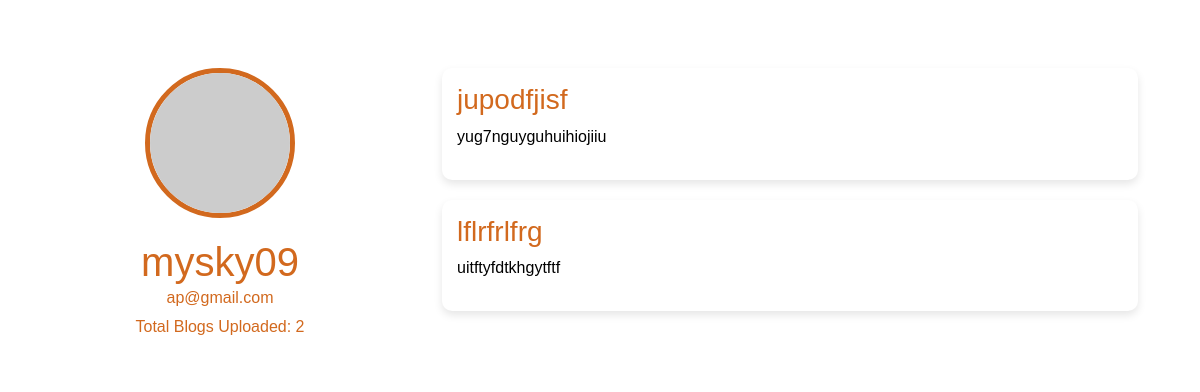
/mysky09/ (signed in), run on an earlier commit of the app's database.
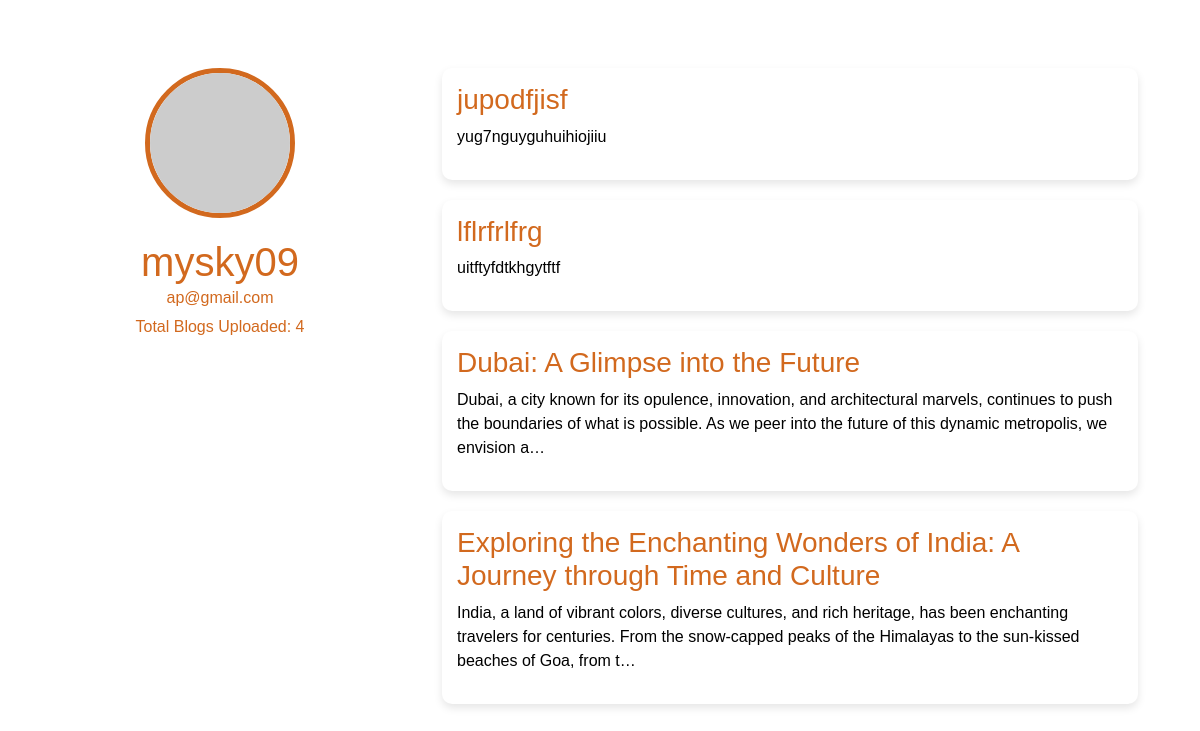
And on a later commit of the database.
### myapp/models.py (models this page shows)
class UserBlogs(models.Model):
    blog_id = models.AutoField(primary_key=True)
    Title = models.CharField(max_length=200)
    BlogImages = models.ImageField(upload_to='blogimages/')
    BlogContent = models.TextField()
    author = models.ForeignKey(User, on_delete=models.CASCADE)
    created_at = models.DateTimeField(auto_now_add=True)
    class Meta:
        db_table = 'AllBlogs'

### myapp/views.py (the view)
# urls.py: path('<str:username>/', views.UserProfile, name='profile'),
@login_required
def UserProfile(request, username):
    user = request.user
    user = get_object_or_404(User, username=username)
    blogs = UserBlogs.objects.filter(author=user)
    blog_count = UserBlogs.objects.filter(author=user).count()
    return render(request, 'profile.html', {'blogs':blogs ,'blog_count':blog_count , 'user':user})

### myapp/templates/profile.html (shortened to what this page needs)
<!DOCTYPE html>
<html lang="en">
<head>
    <link href="https://cdn.jsdelivr.net/npm/bootstrap@5.3.0-alpha1/dist/css/bootstrap.min.css" rel="stylesheet"
>
</head>
<body>
    <div class="container py-5">
        <div class="row">
            <div class="col-lg-4">
                <div class="profile-header">
                    <img src="https://via.placeholder.com/150" alt="Profile Picture" class="profile-pic">
                    <div class="profile-info">
                        <h1>{{ user.username }}</h1>
                        <p>{{ user.email }}</p>
                        <p class="stat-label">Total Blogs Uploaded: {{ blog_count }}</p>
                    </div>
                </div>
            </div>
            <div class="col-lg-8">
                <div class="blog-list">
                    {% for blog in blogs %}
                        <a href="{% url 'viewblog' blog_id=blog.blog_id %}">
                            <div class="blog-item" >
                                <h3>{{ blog.Title }}</h3>
                                <p>{{ blog.BlogContent|truncatechars_html:200 }}</p>
                            </div>
                        </a>
                    {% endfor %}
                </div>
            </div>
        </div>
    </div>
</body>
</html>

### myapp/templates/profile.html (style rules this page uses)
body { font-family: 'Poppins', sans-serif; background-color: #ffffff; color: #000000; margin: 0; padding: 0; }
.profile-header { background-color: #ffffff; color: #D2691E; padding: 20px; text-align: center; }
.profile-pic { width: 150px; height: 150px; border-radius: 50%; object-fit: cover; border: 5px solid #D2691E; }
.profile-info { margin-top: 20px; text-align: center; }
.profile-info h1 { margin-bottom: 0; }
.profile-info p { margin-bottom: 5px; }
.blog-list { padding: 20px; }
a { text-decoration: none; }
.blog-list .blog-item { background-color: #ffffff; border-radius: 10px; padding: 15px; margin-bottom: 20px; box-shadow: 0 4px 8px rgba(0, 0, 0, 0.1); }
.blog-list .blog-item h3 { margin-top: 0; color: #D2691E; }
.blog-list .blog-item p { color: #000000; }

What changed in the data, as far as the page shows it:
added UserBlogs: Title "Dubai: A Glimpse into the Future", BlogContent "Dubai, a city known for its opulence, innovation, and architectural marvels, continues to push the boundaries of what is possible. As we peer into the future of this dynamic metropolis, we envision a…"
added UserBlogs: Title "Exploring the Enchanting Wonders of India: A Journey through Time and Culture", BlogContent "India, a land of vibrant colors, diverse cultures, and rich heritage, has been enchanting travelers for centuries. From the snow-capped peaks of the Himalayas to the sun-kissed beaches of Goa, from t…"
Also different on the page:
{{ blog_count }}: "2" → "4"
